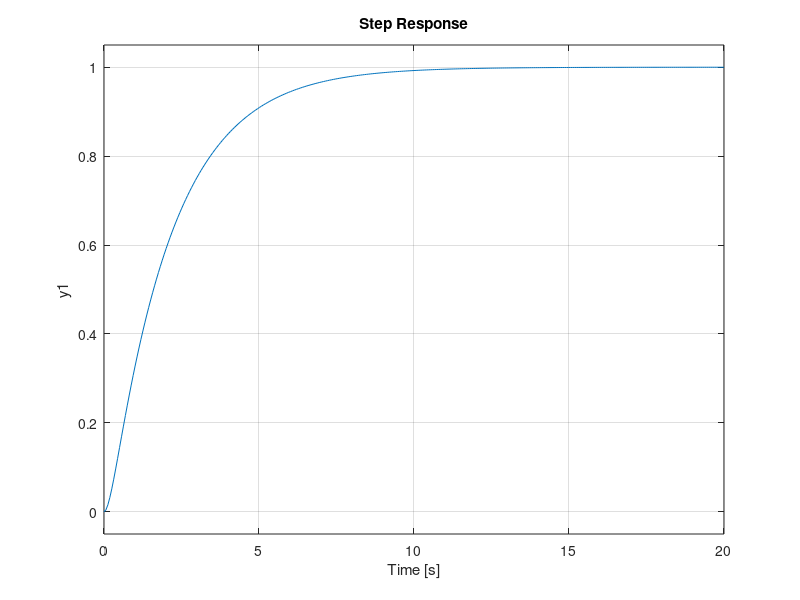
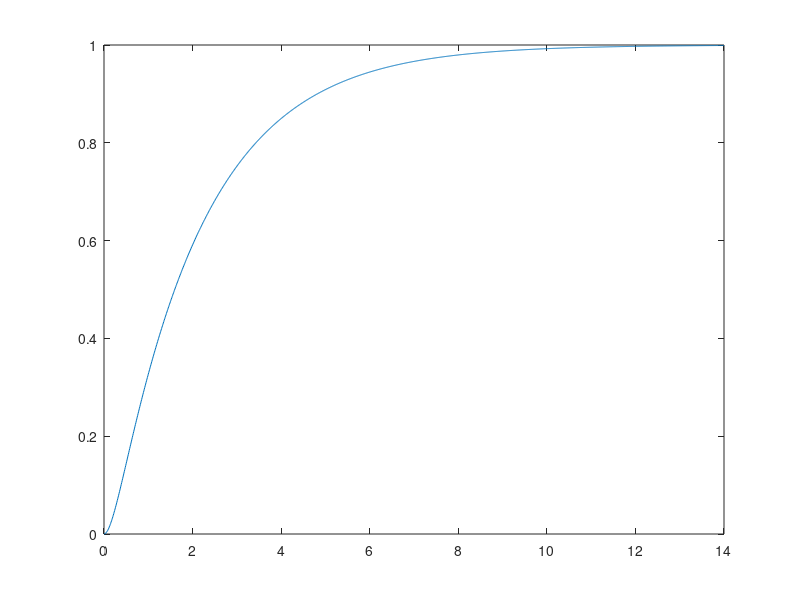

These charts were generated, in order, by the following MATLAB code: (Note: this script raises an error after producing the figures.)
G1=tf(5/2,[1 5.5 2.5])
step(G1)
t=0:0.01:14;
[y,t]=step(G1,t);
figure
plot(t,y)
who
fit
p=fit.coeff
d_p=polyder(p)
dd_p=polyder(d_p)
roots(dd_p)
p1=fit1.coeff
d_p1=polyder(p1)
dd_p2=polyder(d_p1)
roots(dd_p2)
p2=fit2.coeff
d_p2=polyder(p2)
dd_p2=polyder(d_p2)
roots(dd_p2)
r = roots(dd_p2)
r(6)
x=r(6)
a=polyval(d_p2,x)
y_aux = polyval(p2, x)
b=y_aux-a*x
y_reta=a.*t + b;
figure;
plot(t,y, 'k-', t,y_reta, 'b--')
axis([0 2 0 1])
axis([-0.5 2 -0.5 1])
grid